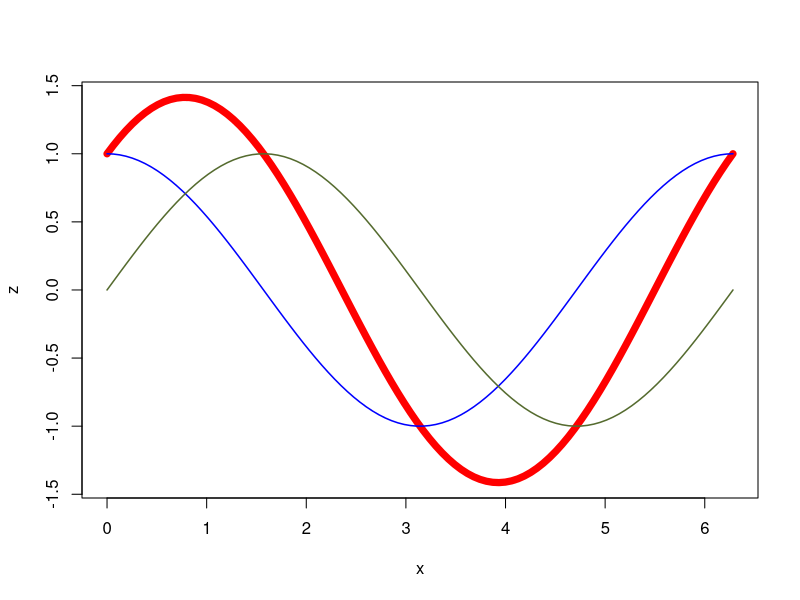
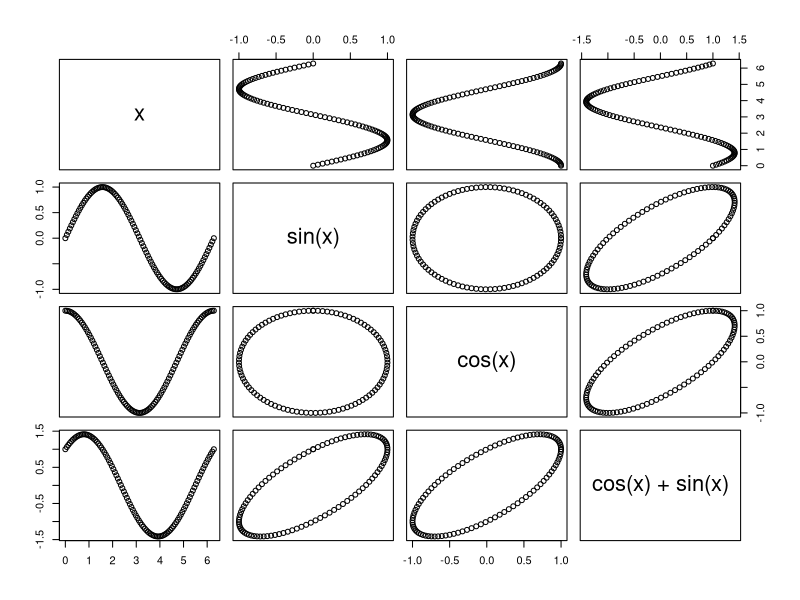

Generate these figures, in order, with R: (Note: this script raises an error after producing the figures.)
#7.3.1Tibbles
x <- seq(from =0,to=2*pi,length.out=100)
s <- sin(x)
c <- cos(x)
z <- s + c
plot(x, z, type="l",col="red",lwd=7)
lines(x, c, col="blue",lwd=1.5)
lines(x, s, col="darkolivegreen",lwd=1.5)

x <- seq(from = 0, to = 2 * pi, length.out = 100)
#df <- as.data.frame((x))
df <- rbind(as.data.frame((x)),cos(x),sin(x), cos(x) + sin(x))
# plot etc.

library(tidyverse)
x <- seq(from = 0, to = 2 * pi, length.out = 100)
tb <- tibble(x, sin(x), cos(x), cos(x) + sin(x))


# Note how concise and relevant the output is:
print(tb)
# This does the same as for a data-frame:
plot(tb)
# Actually a tibble will still behave as a data frame:
is.data.frame(tb)

tb$`sin(x)`[1]

tb<- tibble(`1` = 1:3, `2` = sin(`1`), `1` * pi, 1 * pi)
tb

# -- data frame --
df <- data.frame("value" = pi, "name" = "pi")
df$na
# partial matching of column names
# automatic conversion to factor, plus data frame
# accepts strings:
df[,"name"]
df[,c("name", "value")]
df <- tibble("value" = pi, "name" = "pi")
df$name

df[,"name"]
# this returns a tibble (no simplification)

df[,c("name", "value")] # no conversion to factor

tb <- tibble(c("a", "b", "c"), c(1,2,3), 9L,9)
is.data.frame(tb)
# Note also that tibble did no conversion to factors, and
# note that the tibble also recycles the scalars:
tb

# Coerce the tibble to data-frame:
as.data.frame(tb)

# A tibble does not recycle shorter vectors, so this fails:
fail <- tibble(c("a", "b", "c"), c(1,2))